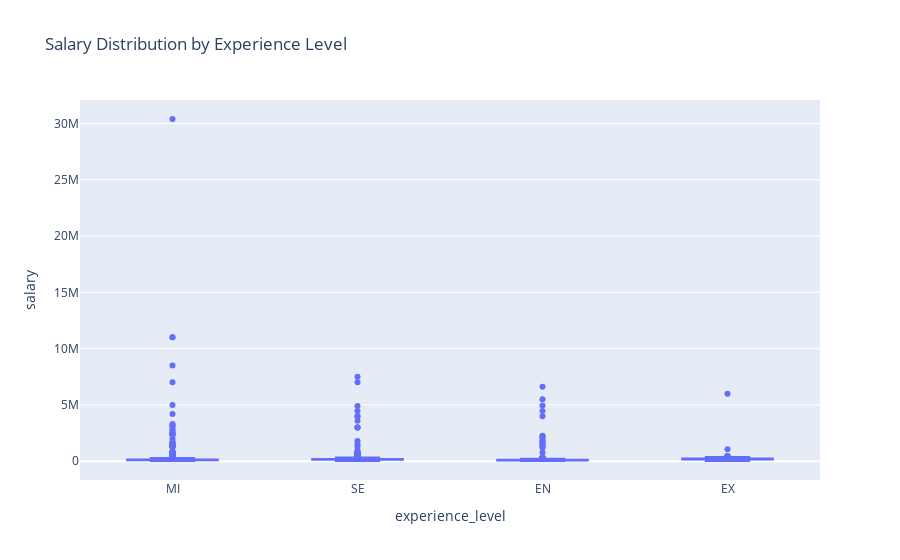

The cell this chart's notebook holds for it:
### Code cell
# Filter out experience levels with fewer than a certain threshold (e.g., 5 samples)
threshold = 5
filtered_df = df[df['experience_level'].map(df['experience_level'].value_counts()) >= threshold]

# Re-create the plot with the filtered data
fig = px.box(filtered_df, x="experience_level", y="salary", title="Salary Distribution by Experience Level")
fig.show()

### Figure 1 — Plotly figure (JSON) as saved in the notebook; plotly's stock layout.template omitted (floating-point values rounded to 4 significant figures; data arrays with more than 128 entries replaced by an {"elided": "..."} marker saying what was removed)
{"data": [{"alignmentgroup": "True", "hovertemplate": "experience_level=%{x}<br>salary=%{y}<extra></extra>", "legendgroup": "", "marker": {"color": "#636efa"}, "name": "", "notched": false, "offsetgroup": "", "orientation": "v", "showlegend": false, "type": "box", "x": {"elided": "9127 str values"}, "x0": " ", "xaxis": "x", "y": {"elided": "9127 int values"}, "y0": " ", "yaxis": "y"}], "layout": {"autosize": true, "boxmode": "group", "legend": {"tracegroupgap": 0}, "title": {"text": "Salary Distribution by Experience Level"}, "xaxis": {"anchor": "y", "autorange": true, "domain": [0, 1], "range": [-0.5, 3.5], "title": {"text": "experience_level"}, "type": "category"}, "yaxis": {"anchor": "x", "autorange": true, "domain": [0, 1], "range": [-1674000.0, 32090000.0], "title": {"text": "salary"}, "type": "linear"}}}
